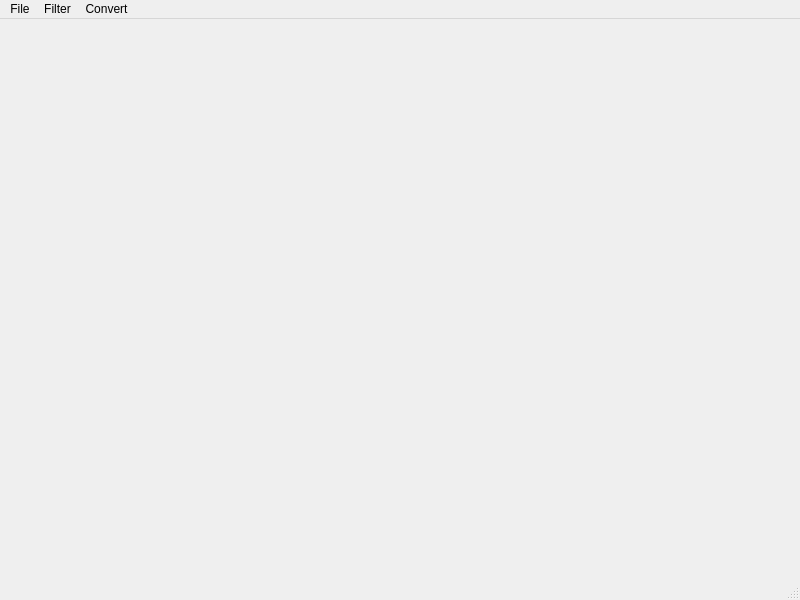
<?xml version="1.0" encoding="UTF-8"?>
<ui version="4.0">
 <class>hlmp::MainWindow</class>
 <widget class="QMainWindow" name="hlmp::MainWindow">
  <property name="geometry">
   <rect>
    <x>0</x>
    <y>0</y>
    <width>800</width>
    <height>600</height>
   </rect>
  </property>
  <property name="windowTitle">
   <string>MainWindow</string>
  </property>
  <widget class="vcl::qt::MeshViewer" name="meshViewer"/>
  <widget class="QMenuBar" name="menubar">
   <property name="geometry">
    <rect>
     <x>0</x>
     <y>0</y>
     <width>800</width>
     <height>23</height>
    </rect>
   </property>
   <widget class="QMenu" name="menuFile">
    <property name="title">
     <string>File</string>
    </property>
    <addaction name="actionOpenMesh"/>
    <addaction name="actionSaveMeshAs"/>
   </widget>
   <widget class="QMenu" name="menuFilter">
    <property name="title">
     <string>Filter</string>
    </property>
   </widget>
   <widget class="QMenu" name="menuConvert">
    <property name="title">
     <string>Convert</string>
    </property>
   </widget>
   <addaction name="menuFile"/>
   <addaction name="menuFilter"/>
   <addaction name="menuConvert"/>
  </widget>
  <widget class="QStatusBar" name="statusbar"/>
  <action name="actionOpenMesh">
   <property name="icon">
    <iconset theme="document-open"/>
   </property>
   <property name="text">
    <string>Open Mesh</string>
   </property>
  </action>
  <action name="actionSaveMeshAs">
   <property name="icon">
    <iconset theme="document-save-as"/>
   </property>
   <property name="text">
    <string>Save Mesh As...</string>
   </property>
  </action>
  <action name="actionCreate">
   <property name="text">
    <string>Create</string>
   </property>
  </action>
 </widget>
 <customwidgets>
  <customwidget>
   <class>vcl::qt::MeshViewer</class>
   <extends>QWidget</extends>
   <header>vclib/qt/mesh_viewer.h</header>
   <container>1</container>
  </customwidget>
 </customwidgets>
 <resources/>
 <connections/>
</ui>
